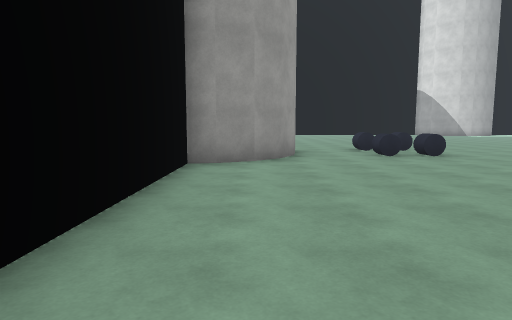
[1] (above)

21 first-person views from a walk through a Unity game level. The camera is 1.4 m above the floor, tilts 6° down and sees 75° across. The floor is counted in squares, 2 m on a side. Each view is taken from the middle of a square. On the plan, view 1 faces up. The plan holds only what a view shows up to about 10 squares ahead; the rest is blank. The player is left out. Surface patterns are stand-ins for the level's own textures.

[2]
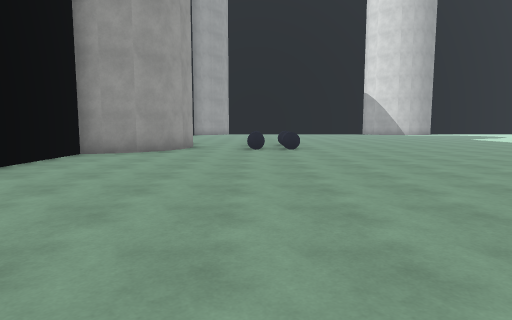

[3]
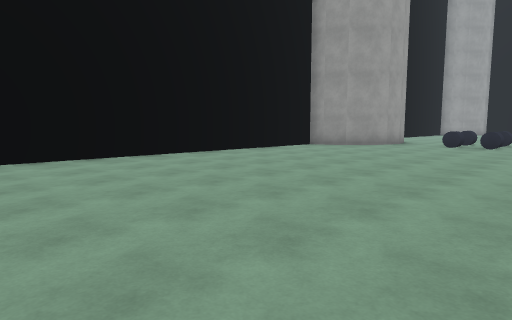

[4]
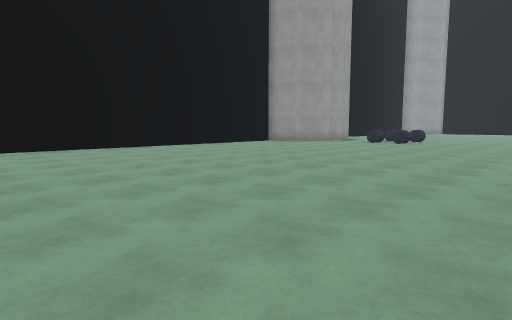

[5]
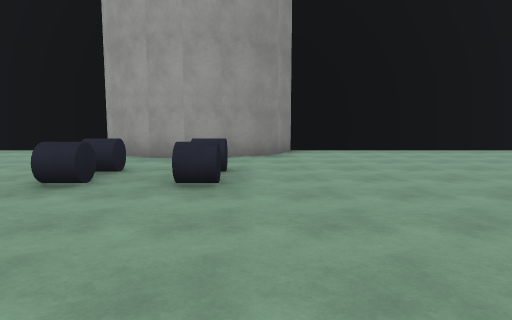

[6]
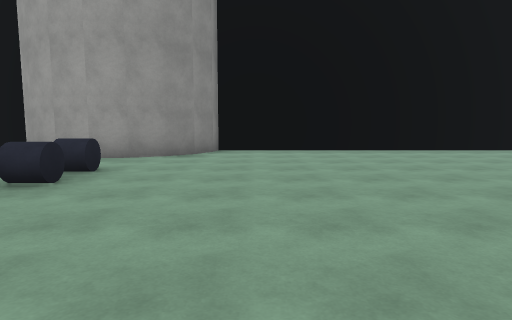

[7]
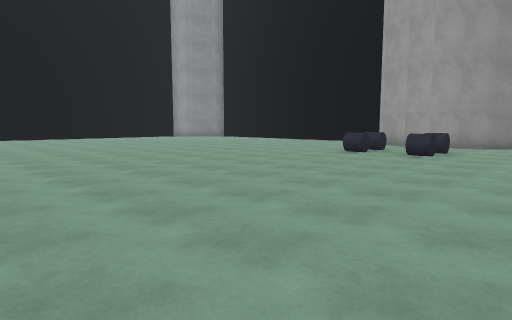

[8]
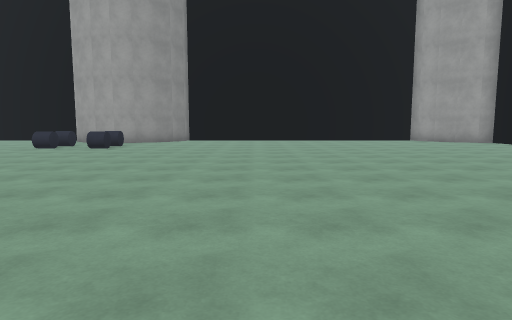

[9]
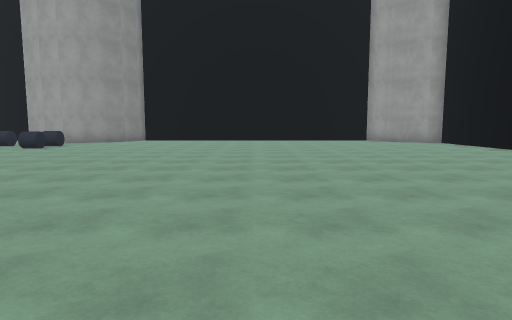

[10]
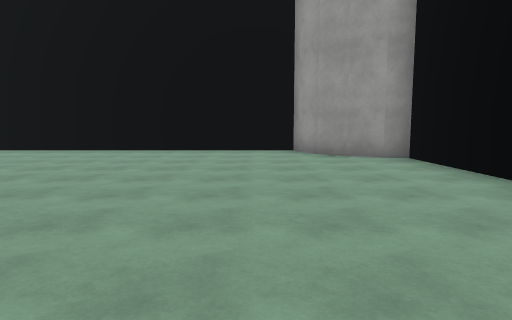

[11]
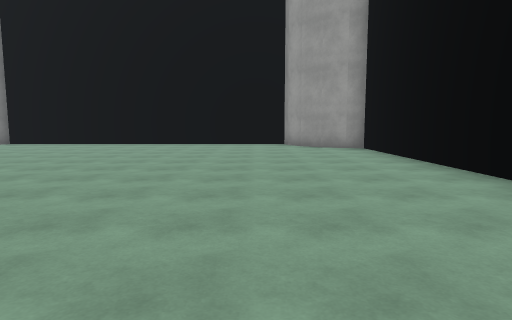

[12]
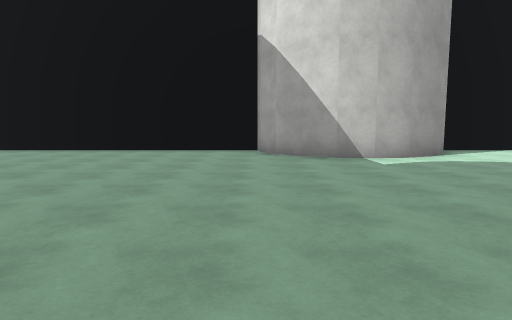

[13]
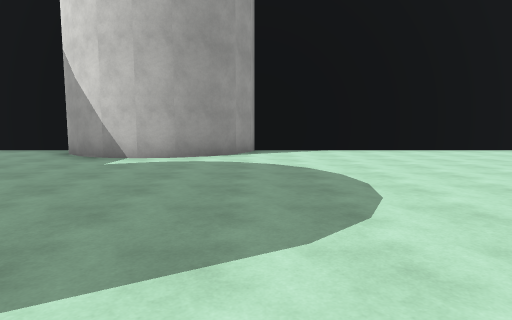

[14]
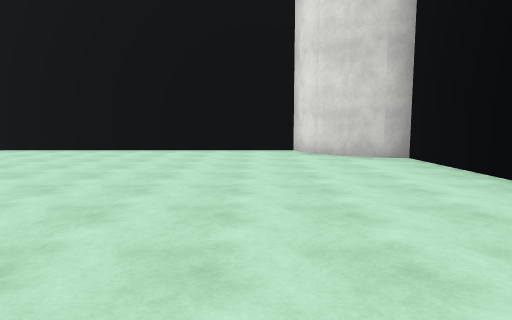

[15]
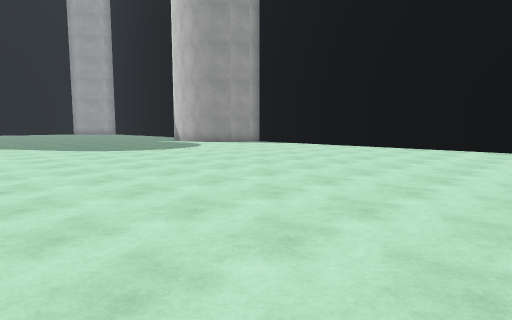

[16]
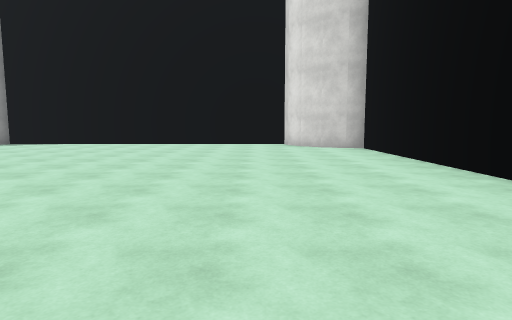

[17]
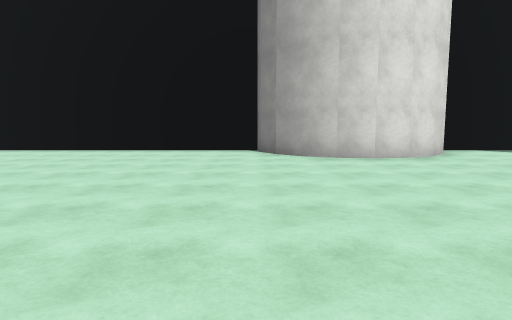

[18]
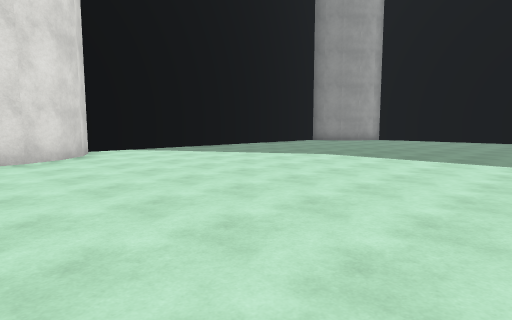

[19]
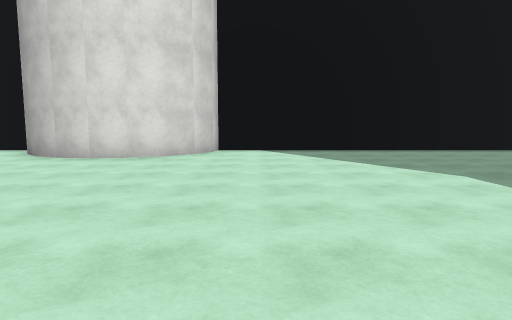

[20]
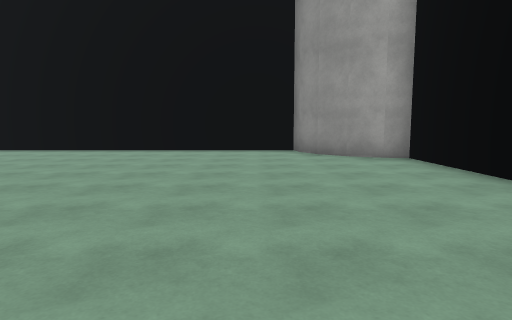

[21]
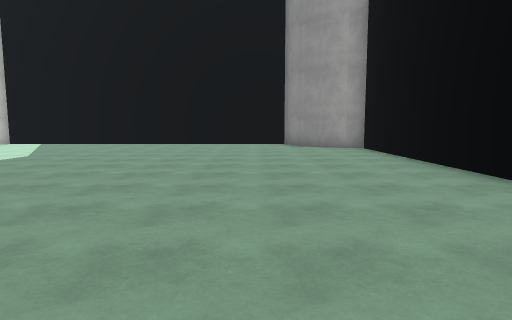

### Floor plan
Points are (right, up) in squares from view 1. A wall is a line through its corners. A room is listed if a view was taken in it or the views show most of it. See-through windows are left out.
Room 1 (views 1, 2, 3, 4, 5, 6, 7, 8, 9, 10, 11, 12, 13, 14, 15, 16, 17, 18, 19, 20, 21)
walls: (15.9, 22.7) (15.5, 22) (15, 21.5) (14.3, 21.1) (13.5, 21) (12.7, 21.1) (12, 21.5) (11.5, 22) (11.1, 22.7) (11, 23.3) (1, 23.3) (0.9, 22.7) (0.5, 22) (0, 21.5) (-0.7, 21.1) (-1.2, 21) (-1.2, 11) (-0.7, 10.9) (0, 10.5) (0.5, 10) (0.9, 9.3) (1, 8.5) (0.9, 7.7) (0.5, 7) (0, 6.5) (-0.7, 6.1) (-1.2, 6) (-1.2, -3.8); (20.6, -6.3) (26, -6.3) (26.1, -5.7) (26.5, -5) (27, -4.5) (27.7, -4.1) (28.3, -4) (28.3, 6) (27.7, 6.1) (27, 6.5) (26.5, 7) (26.1, 7.7) (26, 8.5) (26.1, 9.3) (26.5, 10) (27, 10.5) (27.7, 10.9) (28.3, 11) (28.3, 21) (27.7, 21.1) (27, 21.5) (26.5, 22) (26.1, 22.7) (26, 23.3) (15.9, 23.3)
objects: other object (3, 8) to (4, 9)

Positions as (right, up) in squares from view 1, and headings:
1: (0, 0), facing up
2: (3, -2), facing up
3: (6, -4), facing up-left
4: (9, -5), facing up-left
5: (8, 10), facing left
6: (8, 12), facing left
7: (12, 12), facing down-left
8: (14, 14), facing left
9: (14, 16), facing left
10: (8, 20), facing left
11: (11, 20), facing left
12: (11, 14), facing up
13: (16, 14), facing up
14: (25, 14), facing up
15: (26, 13), facing up-left
16: (25, 11), facing up
17: (19, 11), facing right
18: (19, 9), facing down-right
19: (19, 5), facing right
20: (19, -3), facing right
21: (16, -3), facing right
